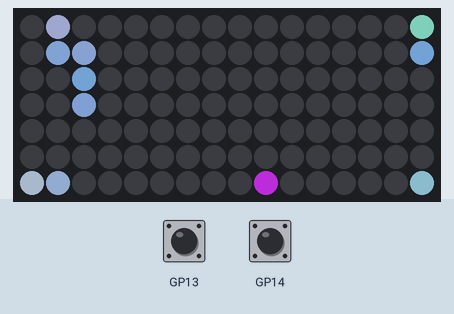
Recording of a program running on a simulated Raspberry Pi Pico running MicroPython. On the bench: 16×7 RGB LED matrix. The inputs (shaded band) are chosen by the test bench. Dim RGB values are drawn brighter than linear; random numbers come from a fixed seed.

Above: at 1.2 s.
1.3 s: button B pressed for 0.2 s
At 1.7 s:
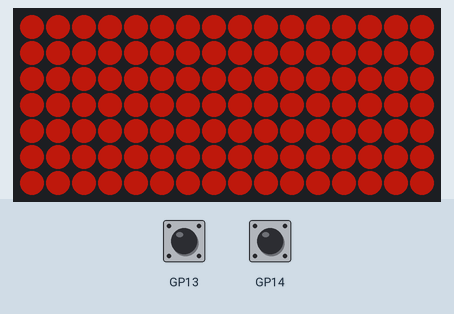
3.6 s: button B pressed for 0.2 s
At 4.29 s:
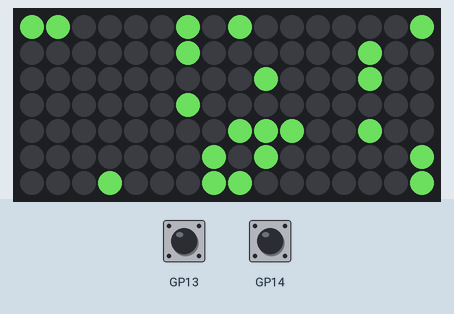
6.2 s: button B pressed for 3.2 s
At 6.97 s:
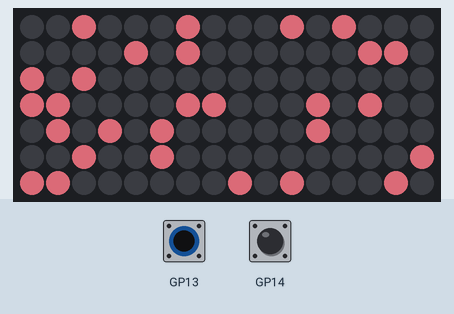
11.6 s: button B pressed for 1 s
At 12.27 s:
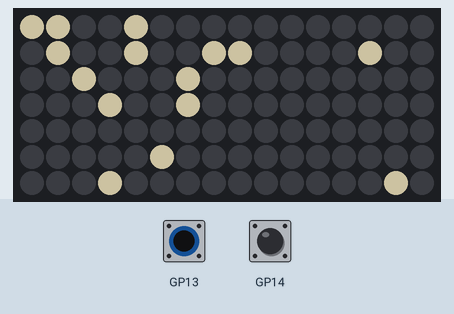
15.6 s: button B pressed for 0.2 s
At 16.78 s:
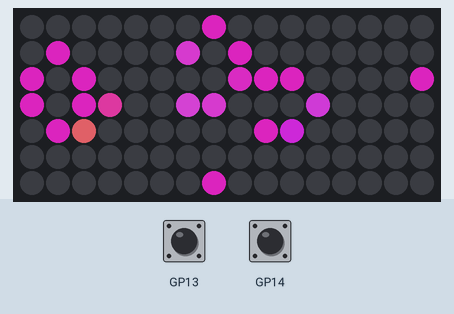
18.8 s: button B pressed for 0.2 s
At 20.12 s:
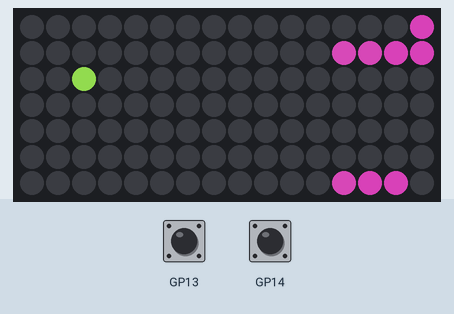

The program:

unicorn_conway_spontaneous.py
```python
# Conway's Game of Life on Pimoroni's Pico Unicorn Pack
# Now with random spontaneous popups!
#
# extended from on Steve Baine's post for Pico Unicorn pack on
# https://forums.pimoroni.com/t/pico-unicorn-pack-not-working-in-micropython/15997
#
# Button B reseeds Conway.
# Button X exits loop and halts programme.
#
# updated to Micropython 1.25.0

#import picounicorn as uni
import random
import utime
from picounicorn import PicoUnicorn

#uni.init()
uni = PicoUnicorn()

class Cells:
    def __init__(self):
        self.cells = [[[0,0,0,0] for y in range(h)] for x in range(w)]

    def __str__(self):
        return '\n'.join(
            ' '.join(
                self.draw_cell(x, y) for x in range(w)
            )
            for y in range(h)
        )

    def draw_cell(self,x,y):
        return str(self.cells[x][y])

    def clear_all(self):
        self.cells = [[[0,0,0,0] for y in range(h)] for x in range(w)]

    def populated(self):
        num = 0
        for x in range(w):
            for y in range(h):
                num += self.cells[x][y][0]
        return num > 0

    def birth(self, x, y, prob, cols_rgb):
        num = random.random()
        if num < prob:
            self.cells[x][y][0] = 1
            self.cells[x][y][1::] = cols_rgb

    def GenerateColours(self):
        '''To be honest, the settings here are quite subjective'''
        lux = 300
        maxrandint = 220

        '''generate random colours'''
        cols_rgb = [random.randint(m,min(maxrandint,255)) for m in [100,20,0]]

        '''
        scaling colours by proportion to a standardised brightness
        then constraining them to max of 255
        '''
        cols_rgb_new = [ min(int(lux*x/sum(cols_rgb)),255) for x in cols_rgb]
        return cols_rgb_new

    def set_random_cells_to_life(self, prob):
        cols_rgb = self.GenerateColours()
        [[ self.birth(x, y, prob, cols_rgb) for y in range(h) ] for x in range(w)]

    def is_alive(self,x,y):
        x = x % w
        y = y % h
        return self.cells[x][y]

    def get_num_live_neighbours(self, x, y):
        num, r, g, b = 0, 0, 0, 0
        def add_attributes(x, y):
            num1, r1, g1, b1 = self.is_alive(x,y)
            return num + num1, r + r1, g + g1, b + b1

        num, r, g, b = add_attributes(x-1,y-1)
        num, r, g, b = add_attributes(x  ,y-1)
        num, r, g, b = add_attributes(x+1,y-1)
        num, r, g, b = add_attributes(x-1,y)
        num, r, g, b = add_attributes(x+1,y)
        num, r, g, b = add_attributes(x-1,y+1)
        num, r, g, b = add_attributes(x  ,y+1)
        num, r, g, b = add_attributes(x+1,y+1)

        if num:
            r = min(int(r/num),255)
            g = min(int(g/num),255)
            b = min(int(b/num),255)

        return num, r, g, b

    def iterate_from(self, fromCells, prob):
        cols_rgb = self.GenerateColours()
        for x in range(w):
            for y in range(h):
                num_live_nbrs, r, g, b = fromCells.get_num_live_neighbours(x,y)
                is_alive = fromCells.is_alive(x,y)[0]
                if is_alive and (num_live_nbrs < 2 or num_live_nbrs > 3):
                    self.cells[x][y] = [0,0,0,0] # Died
                elif not is_alive and num_live_nbrs == 3:
                    self.cells[x][y] = [1,r,g,b] # Born with average colours from parent neighbours
                else:
                    self.cells[x][y] = fromCells.cells[x][y] # Unchanged state
                    ## random creaton from vacuum
                    if not self.cells[x][y][0]:
                        self.birth(x, y, prob, cols_rgb)

    def copy(self, fromCells):
        for x in range(w):
            for y in range(h):
                self.cells[x][y] = fromCells.cells[x][y]


def IterateCells(cells1, cells2, cells3, prob):
    cells3.copy(cells2)
    cells2.iterate_from(cells1, prob)
    (cells1, cells2) = (cells2, cells1)
    if printToConsole:
        print(cells1)
        print('--'*w)
    return cells1, cells2, cells3


def ExportToLeds(cells):
    for x in range(w):
        for y in range(h):
            uni.set_pixel(x,y,cells[x][y][1],cells[x][y][2],cells[x][y][3])


def StandardLeds(pix):

    def Clear():
        [uni.set_pixel_value(x,y,0) for x in range(w) for y in range(h)]

    '''clear screen'''
    Clear()
    utime.sleep_ms(int(timeStep//4)) # find quotient from division

    '''select image type for display'''
    if pix == "stable":
        [uni.set_pixel(x,y,5,30,2) for x in range(w) for y in range(h)]

    if pix == "extinct":
        [uni.set_pixel_value(x,y,75) for x in range(w) for y in range(1, h-1)]
        utime.sleep_ms(timeStep*2)
        Clear()
        [uni.set_pixel_value(x,y,50) for x in range(w) for y in range(2, h-2)]
        utime.sleep_ms(timeStep*2)
        Clear()
        [uni.set_pixel_value(x,3,25) for x in range(w)]

    if pix == "nuked":
        [uni.set_pixel(x,y,80,10,5) for x in range(w) for y in range(h)]

    if pix == "goodbye":
        [uni.set_pixel_value(x,3,25) for x in range(w)]
        [uni.set_pixel_value(8,y,25) for y in range(h)]

    ''' pause image '''
    utime.sleep_ms(timeStep*5)


def StandardActions(action):

    global counter
    global start
    global running

    if printToConsole:
        print(action)

    if action in ["extinct", "nuked", "stable"]:
        StandardLeds(action)
        counter = 0
        start = True

    if action == "goodbye":
        StandardLeds(action)
        running = False


'''Set-up'''
w = uni.get_width()
h = uni.get_height()
running = True
start = True
counter = 0
cellsA = Cells()
cellsB = Cells()
cellsC = Cells()


'''User Settings'''
timeStep = int(100) # in milliseconds
oscillationCounts = 6
printToConsole = False
probs = 0.2
mutate = 20
# divide probs by this for the probability of spontaneous mutation


try:
    while running:
        if start:
            cellsA.clear_all()
            cellsA.set_random_cells_to_life(probs)
            if printToConsole:
                print(cellsA)
                print('-=-'*w)
            start = False

        ExportToLeds(cellsA.cells)
        utime.sleep_ms(timeStep)


        '''
        If cells are stable, clear board then reseed board.
        If all cells are dead, reseed board.
        '''

        # Cells are stable and static
        if cellsA.cells == cellsB.cells:
            utime.sleep_ms(timeStep*2)
            StandardActions('stable')

        # Cells are in stable oscillation
        elif cellsA.cells == cellsC.cells:
            counter += 1
            # break out of iteration after n repeats
            if counter == oscillationCounts:
                StandardActions('stable')
            else:
                cellsA, cellsB, cellsC = IterateCells(cellsA, cellsB, cellsC, probs/mutate)

        # At least one cell is alive
        elif cellsA.populated():
            cellsA, cellsB, cellsC = IterateCells(cellsA, cellsB, cellsC, probs/mutate)

        # All cells are dead
        else:
            StandardActions('extinct')

        '''
        Use button B to reset board.
        '''
        if uni.is_pressed(uni.BUTTON_B):
            StandardActions('nuked')

        '''
        Use button X to halt programme
        '''
        if uni.is_pressed(uni.BUTTON_X):
            StandardActions('goodbye')


except KeyboardInterrupt:
    print('bye')
```
